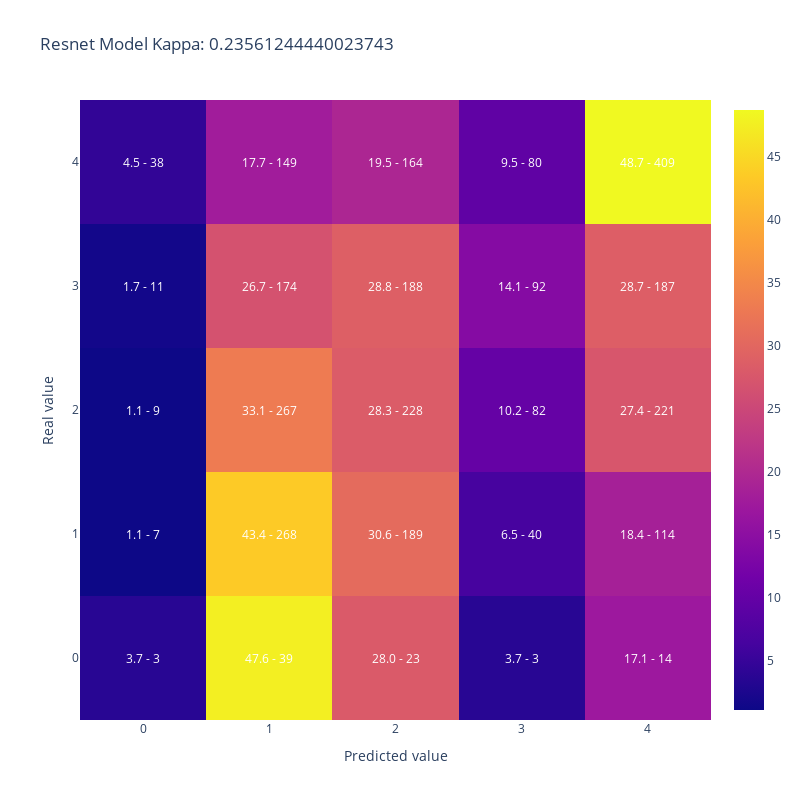

Notebook code cell kept with this figure:
### Code cell
plot_confusion_matrix(merged_datasets['AdoptionSpeed'],
                      merged_datasets['resnet_pred'], 
                    title = 'Resnet Model Kappa: ' + str(cohen_kappa_score(merged_datasets['AdoptionSpeed'],
                                                                    merged_datasets['resnet_pred'], 
                                                                    weights='quadratic')))

### Figure 1 — Plotly figure (JSON) as saved in the notebook; plotly's stock layout.template omitted (floating-point values rounded to 4 significant figures)
{"data": [{"type": "heatmap", "x": [0, 1, 2, 3, 4], "y": [0, 1, 2, 3, 4], "z": [[3.659, 47.56, 28.05, 3.659, 17.07], [1.133, 43.37, 30.58, 6.472, 18.45], [1.115, 33.09, 28.25, 10.16, 27.39], [1.687, 26.69, 28.83, 14.11, 28.68], [4.524, 17.74, 19.52, 9.524, 48.69]]}], "layout": {"annotations": [{"font": {"color": "white"}, "showarrow": false, "text": "3.7 - 3", "x": 0, "xref": "x", "y": 0, "yref": "y"}, {"font": {"color": "white"}, "showarrow": false, "text": "47.6 - 39", "x": 1, "xref": "x", "y": 0, "yref": "y"}, {"font": {"color": "white"}, "showarrow": false, "text": "28.0 - 23", "x": 2, "xref": "x", "y": 0, "yref": "y"}, {"font": {"color": "white"}, "showarrow": false, "text": "3.7 - 3", "x": 3, "xref": "x", "y": 0, "yref": "y"}, {"font": {"color": "white"}, "showarrow": false, "text": "17.1 - 14", "x": 4, "xref": "x", "y": 0, "yref": "y"}, {"font": {"color": "white"}, "showarrow": false, "text": "1.1 - 7", "x": 0, "xref": "x", "y": 1, "yref": "y"}, {"font": {"color": "white"}, "showarrow": false, "text": "43.4 - 268", "x": 1, "xref": "x", "y": 1, "yref": "y"}, {"font": {"color": "white"}, "showarrow": false, "text": "30.6 - 189", "x": 2, "xref": "x", "y": 1, "yref": "y"}, {"font": {"color": "white"}, "showarrow": false, "text": "6.5 - 40", "x": 3, "xref": "x", "y": 1, "yref": "y"}, {"font": {"color": "white"}, "showarrow": false, "text": "18.4 - 114", "x": 4, "xref": "x", "y": 1, "yref": "y"}, {"font": {"color": "white"}, "showarrow": false, "text": "1.1 - 9", "x": 0, "xref": "x", "y": 2, "yref": "y"}, {"font": {"color": "white"}, "showarrow": false, "text": "33.1 - 267", "x": 1, "xref": "x", "y": 2, "yref": "y"}, {"font": {"color": "white"}, "showarrow": false, "text": "28.3 - 228", "x": 2, "xref": "x", "y": 2, "yref": "y"}, {"font": {"color": "white"}, "showarrow": false, "text": "10.2 - 82", "x": 3, "xref": "x", "y": 2, "yref": "y"}, {"font": {"color": "white"}, "showarrow": false, "text": "27.4 - 221", "x": 4, "xref": "x", "y": 2, "yref": "y"}, {"font": {"color": "white"}, "showarrow": false, "text": "1.7 - 11", "x": 0, "xref": "x", "y": 3, "yref": "y"}, {"font": {"color": "white"}, "showarrow": false, "text": "26.7 - 174", "x": 1, "xref": "x", "y": 3, "yref": "y"}, {"font": {"color": "white"}, "showarrow": false, "text": "28.8 - 188", "x": 2, "xref": "x", "y": 3, "yref": "y"}, {"font": {"color": "white"}, "showarrow": false, "text": "14.1 - 92", "x": 3, "xref": "x", "y": 3, "yref": "y"}, {"font": {"color": "white"}, "showarrow": false, "text": "28.7 - 187", "x": 4, "xref": "x", "y": 3, "yref": "y"}, {"font": {"color": "white"}, "showarrow": false, "text": "4.5 - 38", "x": 0, "xref": "x", "y": 4, "yref": "y"}, {"font": {"color": "white"}, "showarrow": false, "text": "17.7 - 149", "x": 1, "xref": "x", "y": 4, "yref": "y"}, {"font": {"color": "white"}, "showarrow": false, "text": "19.5 - 164", "x": 2, "xref": "x", "y": 4, "yref": "y"}, {"font": {"color": "white"}, "showarrow": false, "text": "9.5 - 80", "x": 3, "xref": "x", "y": 4, "yref": "y"}, {"font": {"color": "white"}, "showarrow": false, "text": "48.7 - 409", "x": 4, "xref": "x", "y": 4, "yref": "y"}], "height": 800, "title": {"text": "Resnet Model Kappa: 0.23561244440023743"}, "width": 800, "xaxis": {"title": {"text": "Predicted value"}}, "yaxis": {"title": {"text": "Real value"}}}}
